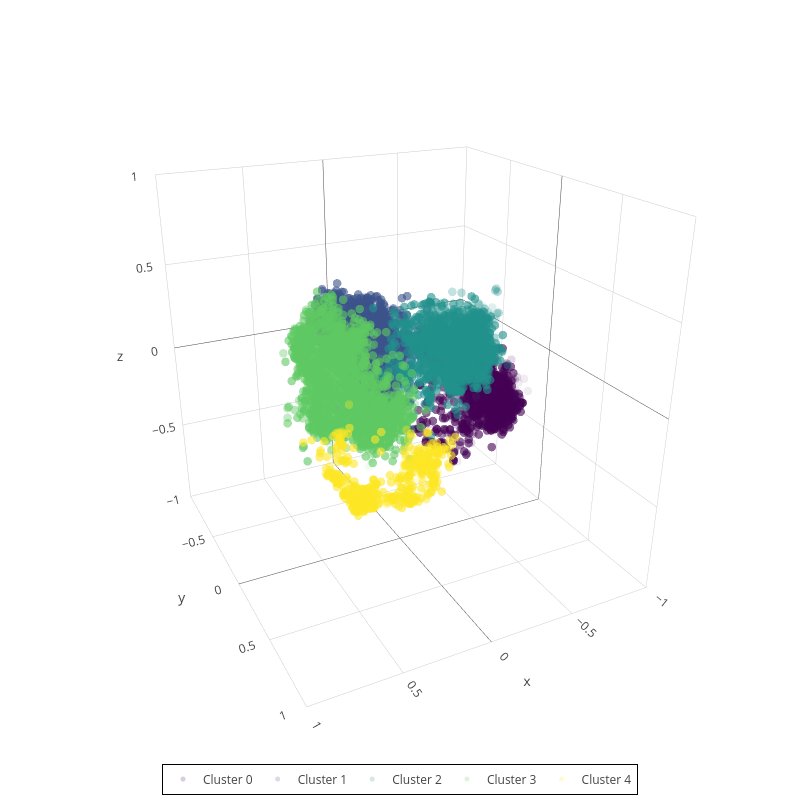

The cell this chart's notebook holds for it:
### Code cell
import plotly.graph_objs as go
from plotly.subplots import make_subplots
import matplotlib.colors as mcolors  # To convert colors to hex

colors = [
    mcolors.rgb2hex(cm.viridis(i)) for i in np.linspace(0, 1, len(unique_cluster_ids))
]

fig = make_subplots(rows=1, cols=1, specs=[[{"type": "scatter3d"}]])


# Convert index to row and column in a 2x2 grid
row, col = divmod(0, 1)


# Create traces for each cluster
for i, cluster_id in enumerate(unique_cluster_ids):
    mask = kmeans_txt_labels == cluster_id
    fig.add_trace(
        go.Scatter3d(
            x=pca_txt_3d_results[mask, 0],  # PC1
            y=pca_txt_3d_results[mask, 1],  # PC2
            z=pca_txt_3d_results[mask, 2],  # PC3
            mode="markers",
            marker=dict(size=5, color=colors[i], opacity=0.075),
            name=f"Cluster {cluster_id}",
        ),
        row=row + 1,
        col=col + 1,
    )

# Step 5: Set titles and layout
fig.update_layout(
    height=800,
    width=800,
    template="none",
    margin=dict(t=5, r=20, b=10, l=20),
    scene=dict(
        xaxis=dict(range=[-1, 1]),
        yaxis=dict(range=[-1, 1]),
        zaxis=dict(range=[-1, 1]),
        camera_eye=dict(x=1, y=2, z=1),
    ),
)

fig.update_layout(
    legend=dict(
        x=0.5,  # Center the legend horizontally
        y=-0.01,  # Place the legend below the plot
        xanchor="center",  # Align legend horizontally by its center
        yanchor="top",  # Align legend vertically by its top
        orientation="h",  # Arrange legend items horizontally
        bgcolor="rgba(255, 255, 255, 0.7)",  # Optional: Add a semi-transparent background
        bordercolor="black",  # Optional: Add a border
        borderwidth=1,  # Optional: Set border width
    )
)

# Step 6: Show plot
fig.show()
fig.write_image(os.path.join(output_dir, "3d_embedding_txt.png"))

### Figure 1 — Plotly figure (JSON) as saved in the notebook; plotly's stock layout.template omitted (floating-point values rounded to 4 significant figures; data arrays with more than 128 entries replaced by an {"elided": "..."} marker saying what was removed)
{"data": [{"marker": {"color": "#440154", "opacity": 0.075, "size": 5}, "mode": "markers", "name": "Cluster 0", "scene": "scene", "type": "scatter3d", "x": {"elided": "10717 float values"}, "y": {"elided": "10717 float values"}, "z": {"elided": "10717 float values"}}, {"marker": {"color": "#3b528b", "opacity": 0.075, "size": 5}, "mode": "markers", "name": "Cluster 1", "scene": "scene", "type": "scatter3d", "x": {"elided": "15627 float values"}, "y": {"elided": "15627 float values"}, "z": {"elided": "15627 float values"}}, {"marker": {"color": "#21918c", "opacity": 0.075, "size": 5}, "mode": "markers", "name": "Cluster 2", "scene": "scene", "type": "scatter3d", "x": {"elided": "14964 float values"}, "y": {"elided": "14964 float values"}, "z": {"elided": "14964 float values"}}, {"marker": {"color": "#5ec962", "opacity": 0.075, "size": 5}, "mode": "markers", "name": "Cluster 3", "scene": "scene", "type": "scatter3d", "x": {"elided": "20855 float values"}, "y": {"elided": "20855 float values"}, "z": {"elided": "20855 float values"}}, {"marker": {"color": "#fde725", "opacity": 0.075, "size": 5}, "mode": "markers", "name": "Cluster 4", "scene": "scene", "type": "scatter3d", "x": {"elided": "6603 float values"}, "y": {"elided": "6603 float values"}, "z": {"elided": "6603 float values"}}], "layout": {"height": 800, "legend": {"bgcolor": "rgba(255, 255, 255, 0.7)", "bordercolor": "black", "borderwidth": 1, "orientation": "h", "x": 0.5, "xanchor": "center", "y": -0.01, "yanchor": "top"}, "margin": {"b": 10, "l": 20, "r": 20, "t": 5}, "scene": {"camera": {"eye": {"x": 1, "y": 2, "z": 1}}, "domain": {"x": [0.0, 1.0], "y": [0.0, 1.0]}, "xaxis": {"range": [-1, 1]}, "yaxis": {"range": [-1, 1]}, "zaxis": {"range": [-1, 1]}}, "width": 800}}
